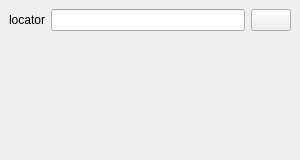
<?xml version="1.0" encoding="UTF-8"?>
<ui version="4.0">
 <class>CEosCommandWidgetImage</class>
 <widget class="QWidget" name="CEosCommandWidgetImage">
  <property name="geometry">
   <rect>
    <x>0</x>
    <y>0</y>
    <width>300</width>
    <height>160</height>
   </rect>
  </property>
  <property name="windowTitle">
   <string>Form</string>
  </property>
  <layout class="QGridLayout" name="gridLayout">
   <property name="leftMargin">
    <number>0</number>
   </property>
   <property name="topMargin">
    <number>0</number>
   </property>
   <property name="rightMargin">
    <number>0</number>
   </property>
   <property name="bottomMargin">
    <number>0</number>
   </property>
   <item row="0" column="0" colspan="2">
    <widget class="CSlidingStackedWidget" name="pStackedWidget">
     <property name="currentIndex">
      <number>0</number>
     </property>
     <widget class="QWidget" name="page">
      <layout class="QGridLayout" name="gridLayout_2">
       <item row="0" column="1">
        <widget class="QLineEdit" name="pResourceLineEdit"/>
       </item>
       <item row="0" column="0">
        <widget class="QLabel" name="label">
         <property name="text">
          <string>locator</string>
         </property>
        </widget>
       </item>
       <item row="1" column="1">
        <spacer name="verticalSpacer">
         <property name="orientation">
          <enum>Qt::Vertical</enum>
         </property>
         <property name="sizeHint" stdset="0">
          <size>
           <width>20</width>
           <height>40</height>
          </size>
         </property>
        </spacer>
       </item>
       <item row="0" column="2">
        <widget class="QPushButton" name="SearchButton">
         <property name="text">
          <string/>
         </property>
        </widget>
       </item>
      </layout>
     </widget>
     <widget class="QWidget" name="page_2">
      <layout class="QGridLayout" name="gridLayout_3">
       <item row="0" column="0">
        <widget class="QTreeView" name="pResourceSelectTree">
         <property name="sizePolicy">
          <sizepolicy hsizetype="Preferred" vsizetype="Expanding">
           <horstretch>1</horstretch>
           <verstretch>0</verstretch>
          </sizepolicy>
         </property>
         <property name="alternatingRowColors">
          <bool>true</bool>
         </property>
         <property name="sortingEnabled">
          <bool>true</bool>
         </property>
         <property name="animated">
          <bool>true</bool>
         </property>
        </widget>
       </item>
       <item row="1" column="0">
        <widget class="CSearchWidget" name="pFilter" native="true"/>
       </item>
      </layout>
     </widget>
    </widget>
   </item>
  </layout>
 </widget>
 <customwidgets>
  <customwidget>
   <class>CSearchWidget</class>
   <extends>QWidget</extends>
   <header>Widgets/SearchWidget.h</header>
   <container>1</container>
  </customwidget>
  <customwidget>
   <class>CSlidingStackedWidget</class>
   <extends>QStackedWidget</extends>
   <header>Widgets/SlidingStackedWidget.h</header>
   <container>1</container>
  </customwidget>
 </customwidgets>
 <resources/>
 <connections/>
</ui>
